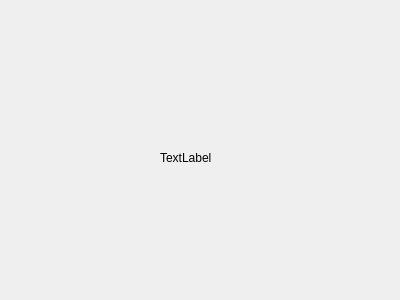
<?xml version="1.0" encoding="UTF-8"?>
<ui version="4.0">
 <class>MainWindow</class>
 <widget class="QMainWindow" name="MainWindow">
  <property name="geometry">
   <rect>
    <x>0</x>
    <y>0</y>
    <width>400</width>
    <height>300</height>
   </rect>
  </property>
  <property name="windowTitle">
   <string>MainWindow</string>
  </property>
  <property name="styleSheet">
   <string notr="true"/>
  </property>
  <widget class="QWidget" name="centralWidget">
   <widget class="QLabel" name="label">
    <property name="geometry">
     <rect>
      <x>160</x>
      <y>150</y>
      <width>72</width>
      <height>15</height>
     </rect>
    </property>
    <property name="text">
     <string>TextLabel</string>
    </property>
   </widget>
  </widget>
 </widget>
 <layoutdefault spacing="6" margin="11"/>
 <resources/>
 <connections/>
</ui>
